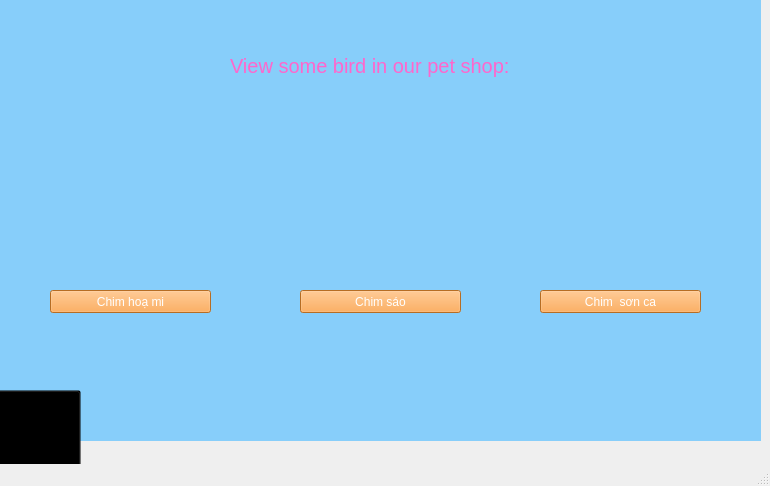
<?xml version="1.0" encoding="UTF-8"?>
<ui version="4.0">
 <class>MainWindow</class>
 <widget class="QMainWindow" name="MainWindow">
  <property name="geometry">
   <rect>
    <x>0</x>
    <y>0</y>
    <width>770</width>
    <height>486</height>
   </rect>
  </property>
  <property name="windowTitle">
   <string>MainWindow</string>
  </property>
  <widget class="QWidget" name="centralwidget">
   <widget class="QLabel" name="label_4">
    <property name="geometry">
     <rect>
      <x>300</x>
      <y>130</y>
      <width>161</width>
      <height>161</height>
     </rect>
    </property>
    <property name="text">
     <string/>
    </property>
    <property name="pixmap">
     <pixmap>../IMAGES/Bird/chim sáo.png</pixmap>
    </property>
    <property name="scaledContents">
     <bool>true</bool>
    </property>
   </widget>
   <widget class="QPushButton" name="btnBunting">
    <property name="geometry">
     <rect>
      <x>540</x>
      <y>290</y>
      <width>161</width>
      <height>23</height>
     </rect>
    </property>
    <property name="styleSheet">
     <string notr="true">color: white;
background-color: #FF9933</string>
    </property>
    <property name="text">
     <string>Chim  sơn ca</string>
    </property>
   </widget>
   <widget class="QLabel" name="label_5">
    <property name="geometry">
     <rect>
      <x>230</x>
      <y>50</y>
      <width>311</width>
      <height>31</height>
     </rect>
    </property>
    <property name="font">
     <font>
      <pointsize>15</pointsize>
     </font>
    </property>
    <property name="styleSheet">
     <string notr="true">color: #FF66CC</string>
    </property>
    <property name="text">
     <string>View some bird in our pet shop:</string>
    </property>
   </widget>
   <widget class="QLabel" name="label_3">
    <property name="geometry">
     <rect>
      <x>540</x>
      <y>130</y>
      <width>161</width>
      <height>161</height>
     </rect>
    </property>
    <property name="text">
     <string/>
    </property>
    <property name="pixmap">
     <pixmap>../IMAGES/Bird/chim sơn ca.png</pixmap>
    </property>
    <property name="scaledContents">
     <bool>true</bool>
    </property>
   </widget>
   <widget class="QPushButton" name="btnDongbird">
    <property name="geometry">
     <rect>
      <x>50</x>
      <y>290</y>
      <width>161</width>
      <height>23</height>
     </rect>
    </property>
    <property name="styleSheet">
     <string notr="true">color: white;
background-color: #FF9933</string>
    </property>
    <property name="text">
     <string>Chim hoạ mi</string>
    </property>
   </widget>
   <widget class="QLabel" name="label_6">
    <property name="geometry">
     <rect>
      <x>50</x>
      <y>130</y>
      <width>161</width>
      <height>161</height>
     </rect>
    </property>
    <property name="text">
     <string/>
    </property>
    <property name="pixmap">
     <pixmap>../IMAGES/Bird/chim hoạ mi.png</pixmap>
    </property>
    <property name="scaledContents">
     <bool>true</bool>
    </property>
   </widget>
   <widget class="QPushButton" name="btnStarling">
    <property name="geometry">
     <rect>
      <x>300</x>
      <y>290</y>
      <width>161</width>
      <height>23</height>
     </rect>
    </property>
    <property name="styleSheet">
     <string notr="true">color: white;
background-color: #FF9933</string>
    </property>
    <property name="text">
     <string>Chim sáo</string>
    </property>
   </widget>
   <widget class="QLabel" name="label">
    <property name="geometry">
     <rect>
      <x>0</x>
      <y>0</y>
      <width>761</width>
      <height>441</height>
     </rect>
    </property>
    <property name="styleSheet">
     <string notr="true">background-color: lightskyblue;</string>
    </property>
    <property name="text">
     <string/>
    </property>
   </widget>
   <widget class="QPushButton" name="btnComeback">
    <property name="geometry">
     <rect>
      <x>-20</x>
      <y>390</y>
      <width>101</width>
      <height>81</height>
     </rect>
    </property>
    <property name="styleSheet">
     <string notr="true">background: transparent;</string>
    </property>
    <property name="text">
     <string/>
    </property>
    <property name="icon">
     <iconset>
      <normaloff>../IMAGES/image-removebg-preview.png</normaloff>../IMAGES/image-removebg-preview.png</iconset>
    </property>
    <property name="iconSize">
     <size>
      <width>64</width>
      <height>64</height>
     </size>
    </property>
   </widget>
   <zorder>label</zorder>
   <zorder>label_4</zorder>
   <zorder>btnBunting</zorder>
   <zorder>label_5</zorder>
   <zorder>label_3</zorder>
   <zorder>btnDongbird</zorder>
   <zorder>label_6</zorder>
   <zorder>btnStarling</zorder>
   <zorder>btnComeback</zorder>
  </widget>
  <widget class="QMenuBar" name="menubar">
   <property name="geometry">
    <rect>
     <x>0</x>
     <y>0</y>
     <width>770</width>
     <height>21</height>
    </rect>
   </property>
  </widget>
  <widget class="QStatusBar" name="statusbar"/>
 </widget>
 <resources/>
 <connections/>
</ui>
